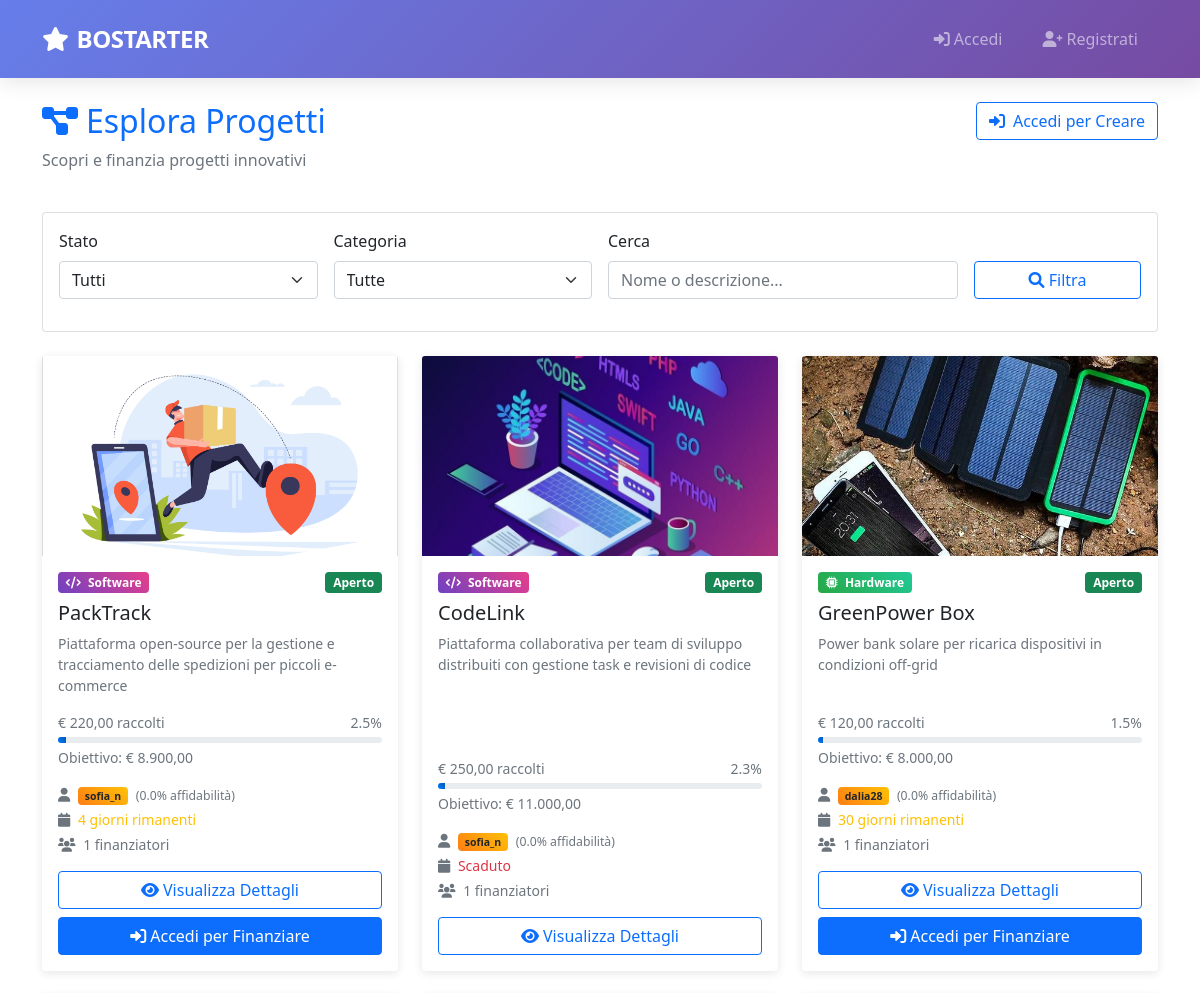
/public/projects/projects.php (upper part), run on an earlier commit of the app's database.
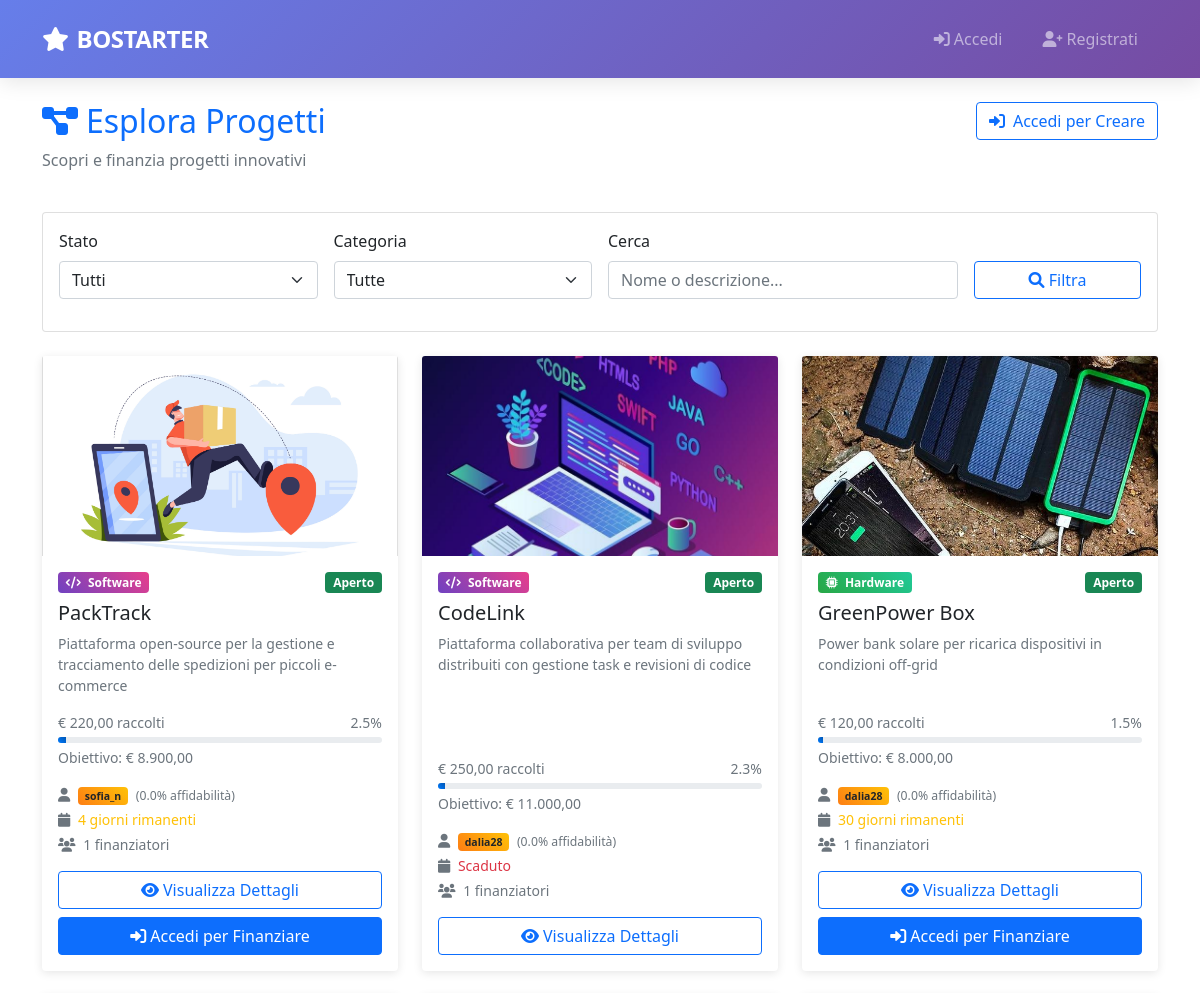
And on a later commit of the database.
### tables this page shows
CREATE TABLE PROGETTO(
    Nome                VARCHAR(100) PRIMARY KEY,
    Descrizione         TEXT NOT NULL,
    Data_Inserimento    DATE NOT NULL,
    Stato               ENUM('aperto', 'chiuso')NOT NULL DEFAULT 'aperto',
    Budget              DECIMAL(10,2) NOT NULL,
    Data_Limite         DATE NOT NULL,
    Tipo                ENUM('Hardware', 'Software') NOT NULL,
    Email_Creatore      VARCHAR(100) NOT NULL,
    FOREIGN KEY (Email_Creatore) REFERENCES CREATORE(Email) ON DELETE CASCADE
);

CREATE TABLE UTENTE(
    Email               VARCHAR(100) PRIMARY KEY,
    Nickname            VARCHAR(50) UNIQUE NOT NULL,
    Password            VARCHAR(255) NOT NULL,
    Nome                VARCHAR(50) NOT NULL,
    Cognome             VARCHAR(50) NOT NULL,
    Anno_Di_Nascita     DATE NOT NULL,
    Luogo_Di_Nascita    VARCHAR(100) NOT NULL
);

CREATE TABLE CREATORE (
    Email           VARCHAR(100) PRIMARY KEY,
    Nr_Progetti     INT DEFAULT 0,
    Affidabilita    FLOAT DEFAULT 0,
    FOREIGN KEY (Email) REFERENCES UTENTE(Email) ON DELETE CASCADE
);

### config/database.php (called while the page is built, shortened)
<?php
class Database {
    private static $instance = null;
    private $conn = null;
    public static function getInstance() {
        if (self::$instance === null) {
            self::$instance = new self();
        }
        return self::$instance;
    }
    private function connect() {
        try {
            $dsn = "mysql:host=" . DB_HOST . ";dbname=" . DB_NAME . ";charset=" . DB_CHARSET;
            $options = [
                PDO::ATTR_ERRMODE => PDO::ERRMODE_EXCEPTION,
                PDO::ATTR_DEFAULT_FETCH_MODE => PDO::FETCH_ASSOC,
                PDO::ATTR_EMULATE_PREPARES => false
            ];
            $this->conn = new PDO($dsn, DB_USER, DB_PASS, $options);
            $this->conn->exec("SET NAMES " . DB_CHARSET);
        } catch(PDOException $e) {
            $error = "❌ Errore connessione database: " . $e->getMessage();
            error_log($error);
            if (DEBUG_MODE) {
                die("<h3>Errore Database</h3><p>$error</p><p><strong>Verifica:</strong><br>
                    - MAMP/XAMPP avviato?<br>
                    - MySQL in running?<br>
                    - Database BOSTARTER creato?<br>
                    - Credenziali corrette in config/database.php?</p>");
            } else {
                die("Errore di sistema. Riprova più tardi.");
            }
        }
    }
    public function query($sql, $params = []) {
        try {
            $stmt = $this->conn->prepare($sql);
            $stmt->execute($params);
            return $stmt;
        } catch(PDOException $e) {
            error_log("Query error: " . $e->getMessage() . " | SQL: " . $sql);
            throw new Exception("Errore database: " . $e->getMessage());
        }
    }
    public function fetchAll($sql, $params = []) {
        return $this->query($sql, $params)->fetchAll();
    }
    public function execute($sql, $params = []) {
        return $this->query($sql, $params)->rowCount();
    }
}
class SessionManager {
    public static function get($key, $default = null) {
        return $_SESSION[$key] ?? $default;
    }
    public static function isLoggedIn() {
        return self::get('user_email') !== null && self::isSessionValid();
    }
}
class Utils {
    public static function formatCurrency($amount) {
        return '€ ' . number_format($amount, 2, ',', '.');
    }
}
?>

### public/projects/projects.php (the view, shortened to what the rows shown need)
<?php
require_once '../../config/database.php';
$db = Database::getInstance();
$db->ensureEventScheduler();
$db->execute("
    UPDATE PROGETTO
    SET Stato = 'chiuso'
    WHERE Stato = 'aperto' AND Data_Limite <= CURDATE()
");
$searchQuery = trim($_GET['search'] ?? '');
$statusFilter = $_GET['status'] ?? 'all';
$categoryFilter = $_GET['category'] ?? 'all';
$whereClause = "WHERE 1=1";
$params = [];
$sql = "
    SELECT
        p.Nome,
        p.Descrizione,
        p.Data_Inserimento,
        p.Stato,
        p.Budget,
        p.Data_Limite,
        p.Tipo AS Categoria,
        u.Nickname AS Creatore,
        c.Affidabilita,
        COALESCE(SUM(f.Importo), 0) AS Totale_Finanziato,
        COUNT(DISTINCT f.ID) AS Num_Finanziatori,
        foto.percorso AS Foto,
        DATEDIFF(p.Data_Limite, CURDATE()) AS Giorni_Rimanenti
    FROM PROGETTO p
    JOIN CREATORE c ON p.Email_Creatore = c.Email
    JOIN UTENTE u ON c.Email = u.Email
    LEFT JOIN FINANZIAMENTO f ON p.Nome = f.Nome_Progetto
    LEFT JOIN FOTO foto ON p.Nome = foto.Nome_Progetto
    $whereClause
    GROUP BY p.Nome, p.Descrizione, p.Data_Inserimento, p.Stato, p.Budget, p.Data_Limite, p.Tipo, u.Nickname, c.Affidabilita, foto.percorso
    ORDER BY p.Data_Inserimento DESC
";
$progetti = $db->fetchAll($sql, $params);
$isLoggedIn = SessionManager::isLoggedIn();
$isCreator = SessionManager::isCreator();
?>
<!DOCTYPE html>
<html lang="it">
<head>
    <link href="https://cdn.jsdelivr.net/npm/bootstrap@5.1.3/dist/css/bootstrap.min.css" rel="stylesheet">
    <link href="https://cdnjs.cloudflare.com/ajax/libs/font-awesome/6.0.0/css/all.min.css" rel="stylesheet">
</head>
<body>
<div class="container mt-4">
    <div class="row mb-4">
        <div class="col-md-8">
            <h1 class="h2 text-primary">
                <i class="fas fa-project-diagram me-2"></i>Esplora Progetti
            </h1>
        </div>
    </div>
    <div class="row">
        <?php if (empty($progetti)): ?>
            <div class="col-12">
                <div class="text-center py-5">
                    <i class="fas fa-search fa-3x text-muted mb-3"></i>
                    <h4 class="text-muted">Nessun progetto trovato</h4>
                    <p class="text-muted">
                        <?php if (!empty($searchQuery) || $statusFilter !== 'all' || $categoryFilter !== 'all'): ?>
                            Prova a modificare i filtri di ricerca
                        <?php else: ?>
                            Non ci sono ancora progetti nella piattaforma
                        <?php endif; ?>
                    </p>
                    <?php if ($isLoggedIn && $isCreator): ?>
                        <a href="../dashboard/creator_dashboard.php" class="btn btn-primary">
                            <i class="fas fa-plus me-2"></i>Crea il Primo Progetto
                        </a>
                    <?php endif; ?>
                </div>
            </div>
        <?php else: ?>
            <?php foreach ($progetti as $progetto): ?>
                <?php
                $percentualeCompletamento = $progetto['Budget'] > 0
                    ? min(100, ($progetto['Totale_Finanziato'] / $progetto['Budget']) * 100)
                    : 0;
                $giorniRimanenti = $progetto['Giorni_Rimanenti'];
                $statoClasse = $progetto['Stato'] === 'aperto' ? 'success' : 'secondary';
                ?>
                <div class="col-lg-4 col-md-6 mb-4">
                    <div class="card project-card h-100">
                        <?php
                        $fotoDb = $progetto['Foto'] ?? '';
                        if ($fotoDb !== '') {
                            $src = (strpos($fotoDb, 'img/') === 0)
                                ? "/Bostarter/{$fotoDb}"
                                : "/Bostarter/img/{$fotoDb}";
                        } else {
                            $src = null;
                        }
                        ?>
                        <?php if ($src): ?>
                            <img src="<?= htmlspecialchars($src) ?>"
                                 class="card-img-top"
                                 style="height:200px; object-fit:cover;"
                                 alt="<?= htmlspecialchars($progetto['Nome']) ?>">
                        <?php endif; ?>
                        <div class="card-body d-flex flex-column">
                            <div class="d-flex justify-content-between align-items-start mb-2">
                                <span class="badge <?= $progetto['Categoria'] === 'Hardware' ? 'badge-hardware' : 'badge-software' ?> text-white">
                                    <i class="fas fa-<?= $progetto['Categoria'] === 'Hardware' ? 'microchip' : 'code' ?> me-1"></i>
                                    <?= htmlspecialchars($progetto['Categoria']) ?>
                                </span>
                                <span class="badge bg-<?= $statoClasse ?>"><?= ucfirst($progetto['Stato']) ?></span>
                            </div>
                            <h5 class="card-title"><?= htmlspecialchars($progetto['Nome']) ?></h5>
                            <p class="card-text text-muted small flex-grow-1">
                                <?= htmlspecialchars(substr($progetto['Descrizione'], 0, 100)) ?>
                            </p>
                            <div class="mb-3">
                                <div class="d-flex justify-content-between small text-muted mb-1">
                                    <span><?= Utils::formatCurrency($progetto['Totale_Finanziato']) ?> raccolti</span>
                                    <span><?= number_format($percentualeCompletamento, 1) ?>%</span>
                                </div>
                                <div class="progress" style="height: 6px;">
                                    <div class="progress-bar progress-bar-custom"
                                         style="width: <?= $percentualeCompletamento ?>%"></div>
                                </div>
                                <div class="small text-muted mt-1">
                                    Obiettivo: <?= Utils::formatCurrency($progetto['Budget']) ?>
                                </div>
                            </div>
                            <div class="row small text-muted mb-3">
                                <div class="col-12 mb-1">
                                    <i class="fas fa-user me-1"></i>
                                    <span class="creator-badge badge text-dark">
                                        <?= htmlspecialchars($progetto['Creatore']) ?>
                                    </span>
                                    <small class="ms-1">
                                        (<?= number_format($progetto['Affidabilita'] * 100, 1) ?>% affidabilità)
                                    </small>
                                </div>
                                <div class="col-12 mb-1">
                                    <i class="fas fa-calendar me-1"></i>
                                    <?php if ($giorniRimanenti > 0): ?>
                                        <span class="text-warning"><?= $giorniRimanenti ?> giorni rimanenti</span>
                                    <?php else: ?>
                                        <span class="text-danger">Scaduto</span>
                                    <?php endif; ?>
                                </div>
                                <div class="col-12">
                                    <i class="fas fa-users me-1"></i>
                                    <?= $progetto['Num_Finanziatori'] ?> finanziatori
                                </div>
                            </div>
                            <div class="mt-auto">
                                <div class="d-grid gap-2">
                                    <a href="project_detail.php?name=<?= urlencode($progetto['Nome']) ?>"
                                       class="btn btn-outline-primary">
                                        <i class="fas fa-eye me-1"></i>Visualizza Dettagli
                                    </a>
                                    <?php if ($progetto['Stato'] === 'aperto' && $giorniRimanenti > 0): ?>
                                        <?php if ($isLoggedIn): ?>
                                            <a href="project_detail.php?name=<?= urlencode($progetto['Nome']) ?>&action=fund"
                                               class="btn btn-primary">
                                                <i class="fas fa-heart me-1"></i>Finanzia Progetto
                                            </a>
                                        <?php else: ?>
                                            <a href="../../index.html" class="btn btn-primary">
                                                <i class="fas fa-sign-in-alt me-1"></i>Accedi per Finanziare
                                            </a>
                                        <?php endif; ?>
                                    <?php endif; ?>
                                </div>
                            </div>
                        </div>
                    </div>
                </div>
            <?php endforeach; ?>
        <?php endif; ?>
    </div>
</div>
</body>
</html>

What changed in the data, as far as the page shows it:
changed progetto "CodeLink": utente.Nickname "sofia_n" → "dalia28"
